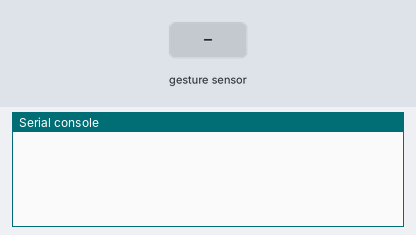
The program below on a simulated CircuitPython board. Shown: the last lines printed to the serial console. The inputs (shaded band) are chosen by the test bench.

Above: at 1.2 s.
1.3 s: hand swiped up over the gesture sensor
At 2.2 s:
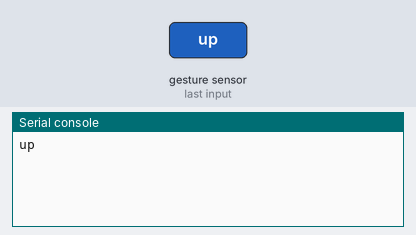
2.8 s: hand swiped down over the gesture sensor
At 3.5 s:
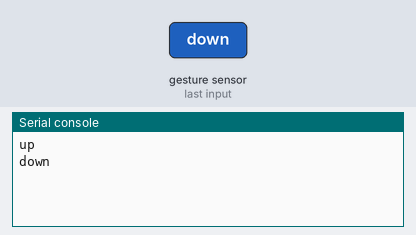
4.3 s: hand swiped left over the gesture sensor
At 4.8 s:
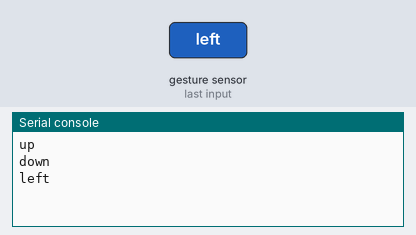
5.8 s: hand swiped right over the gesture sensor
At 6.1 s:
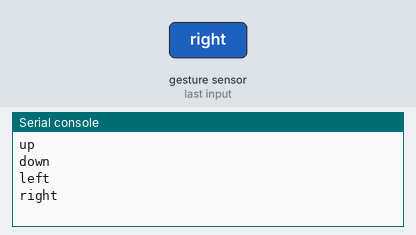

Measured:
- after the input at 1.3 s, the serial console: prints a new line at once (image 1)
- after the input at 2.8 s, the serial console: prints a new line at once (image 2)
- after the input at 4.3 s, the serial console: prints a new line at once (image 3)
- after the input at 5.8 s, the serial console: prints a new line at once (image 4)

The program:

BenchTest_APDS-9960_Gesture.py
```python
import board
import busio
import time
from adafruit_apds9960.apds9960 import APDS9960

i2c = busio.I2C(board.SCL, board.SDA)
apds = APDS9960(i2c)
apds.enable_proximity = True
apds.enable_gesture = True

while True:
    gesture = apds.gesture()

    if gesture == 0x01:
        print("up")
    elif gesture == 0x02:
        print("down")
    elif gesture == 0x03:
        print("left")
    elif gesture == 0x04:
        print("right")

    time.sleep(0.05)
```
